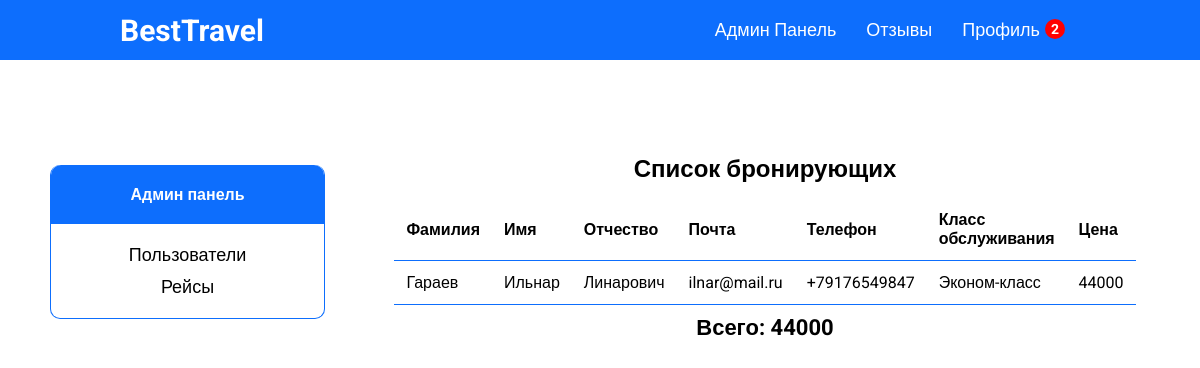
The page /flight-pass-page.php/3 (signed in) on the database its author committed.
### tables this page shows
CREATE TABLE `bookings` (
  `book_id` int(11) NOT NULL,
  `flight_id` int(11) NOT NULL,
  `surname` varchar(50) NOT NULL,
  `name` varchar(50) NOT NULL,
  `patronymic` varchar(50) NOT NULL,
  `gender_id` int(11) NOT NULL,
  `birth_date` date NOT NULL,
  `document` varchar(50) NOT NULL,
  `booking_date` timestamp NOT NULL DEFAULT CURRENT_TIMESTAMP,
  `class_id` int(11) NOT NULL,
  `contact_email` varchar(50) NOT NULL,
  `contact_phone` varchar(50) NOT NULL,
  `user_id` int(11) DEFAULT NULL,
  `seat_id` int(11) DEFAULT NULL,
  `total_amount` int(111) NOT NULL
);

CREATE TABLE `classes` (
  `class_id` int(11) NOT NULL,
  `class` varchar(20) NOT NULL,
  `class_code` varchar(10) NOT NULL
);

### functions/methods.php (called while the page is built, shortened)
<?php
    class Methods
    {
        public function pagination($array, $max, $page) {
            $max_results = $max;
            $pages = count($array) < $max_results ? 0 : ceil(count($array) / $max_results);
            $offset = $max_results * ($page - 1);
            $items = array_slice($array, $offset, $max_results);
            return ['array' => $items, 'pages' => $pages];
        }
  }
  $mtd = new Methods;
?>

### database/requests.php (called while the page is built, shortened)
<?php
function getAll($string)
{
    require 'connect.php';
    $data = mysqli_query($connect, $string);
    if (mysqli_num_rows($data) > 0) {
        return mysqli_fetch_all($data, MYSQLI_ASSOC);
    } else {
        return false;
    }
}
function getOne($string)
{
    require 'connect.php';
    $data = mysqli_query($connect, $string);
    if (mysqli_num_rows($data) > 0) {
        return mysqli_fetch_assoc($data);
    } else {
        return false;
    }
}
class ApiProvider
{
    public function getPassFromFlight($flight_id)
    {
        return getAll("
            select b.surname, b.name, b.patronymic, b.contact_email, b.contact_phone, c.class, b.total_amount  from bookings b
            left join classes c on c.class_id = b.class_id
            where b.flight_id = '$flight_id';
        ");
    }
    public function getSumFromFlight($flight_id)
    {
        return getOne("
            select sum(total_amount) as sum from bookings where flight_id = '$flight_id';
        ");
    }
}
?>

### flight-pass-page.php (the view, shortened to what this page needs)
<?php
require_once 'database/requests.php';
require_once 'functions/methods.php';
$id = explode('/', $_SERVER['REQUEST_URI'])[2];
$flights = $provider->getPassFromFlight($id);
$sum = $provider->getSumFromFlight($id);
if ($flights) {
    $pagination = $mtd->pagination($flights, 10, $_GET['page']);
    $flights = $pagination['array'];
}
?>
<!DOCTYPE html>
<html lang="ru">
<?php require 'templates/head.php'; ?>
<body>
<?php require_once 'templates/header.php'; ?>
<div class="container df jcsb fw">
    <?php require_once 'templates/aside.php'; ?>
    <main class="df fc jcc aic">
        <h2 class="tac admin-title">Список бронирующих</h2>
        <?php if($flights): ?>
            <table class='history-table'>
                <tr class='history-tr'>
                    <th>Фамилия</th>
                    <th>Имя</th>
                    <th>Отчество</th>
                    <th>Почта</th>
                    <th>Телефон</th>
                    <th>Класс обслуживания</th>
                    <th>Цена</th>
                </tr>
                <?php foreach($flights as $item): ?>
                    <tr class='history-tr'>
                        <td><?= $item['surname'] ?></td>
                        <td><?= $item['name'] ?></td>
                        <td><?= $item['patronymic'] ?></td>
                        <td><?= $item['contact_email'] ?></td>
                        <td><?= $item['contact_phone'] ?></td>
                        <td><?= $item['class'] ?></td>
                        <td><?= $item['total_amount'] ?></td>
                    </tr>
                <?php endforeach; ?>
            </table>
            <p class="flight-sum">Всего: <?= $sum['sum']; ?></p>
        <?php else: ?>
            <h2 class="tac">Бронирований нет</h2>
        <?php endif; ?>
    </main>
</div>
</body>
</html>

### assets/css/style.css (style rules this page uses)
* { margin: 0; padding: 0; box-sizing: border-box; font-family: 'Roboto', sans-serif; }
html { scroll-behavior: smooth; }
body { overflow-x: hidden; }
.container { max-width: 1600px; margin: 0 auto; }
h1, h2, h3, h4, h5 { padding: 15px; }
.df { display: flex; }
.fc { flex-direction: column; }
.jcsb { justify-content: space-between; }
.jcc { justify-content: center; }
.aic { align-items: center; }
.tac { text-align: center; }
.fw { flex-wrap: wrap; }
main { width: 75%; margin-top: 30px; }
.history-table { width: 90%; border-collapse: collapse; margin: 0 auto; }
.history-tr > th, td { border: solid #0d6efd; border-width: 0 0 1px 0; }
.history-tr > th, td { text-align: left; padding: 12px; }
.flight-sum { padding: 10px; font-size: 22px; font-weight: bold; }
@media screen and (max-width: 1600px) { .container { padding: 50px; } }
@media screen and (max-width: 1600px) { main { width: 70%; } }

### rows shown on the page
bookings: surname "Гараев", name "Ильнар", patronymic "Линарович", contact_email "ilnar@mail.ru", contact_phone "+79176549847", class.class "Эконом-класс", total_amount "44000"

### other values the page prints
count($provider->getNotifications($_SESSION['user']['id'])) "2"
$sum['sum'] "44000"
